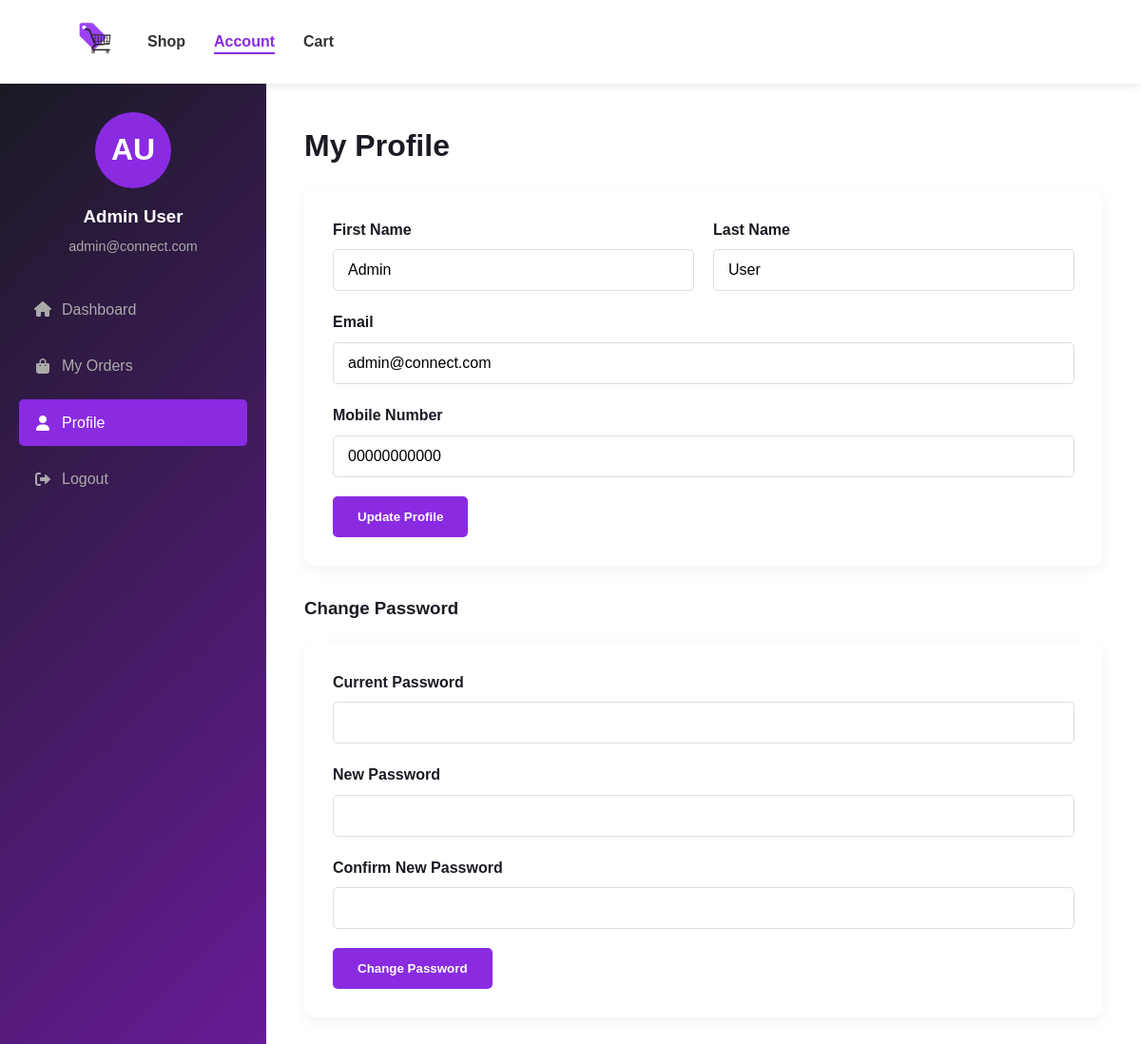
The page /php/user-account.php?tab=profile (signed in) on the database its author committed.
### tables this page shows
CREATE TABLE IF NOT EXISTS users (
    id INT AUTO_INCREMENT PRIMARY KEY,
    username VARCHAR(50) UNIQUE,
    first_name VARCHAR(50) NOT NULL,
    middle_name VARCHAR(50),
    last_name VARCHAR(50) NOT NULL,
    email VARCHAR(100) NOT NULL UNIQUE,
    role ENUM('user', 'admin') DEFAULT 'user',
    mobile VARCHAR(20) NOT NULL,
    password VARCHAR(255) NOT NULL,
    created_at TIMESTAMP DEFAULT CURRENT_TIMESTAMP,
    updated_at TIMESTAMP DEFAULT CURRENT_TIMESTAMP ON UPDATE CURRENT_TIMESTAMP
);

### php/user-account.php (the view, shortened to what this page needs)
<?php
require 'config.php';
$user = [];
$orders = [];
try {
    $stmt = $pdo->prepare("SELECT * FROM users WHERE id = ?");
    $stmt->execute([$_SESSION['user_id']]);
    $user = $stmt->fetch(PDO::FETCH_ASSOC);
    $stmt = $pdo->prepare("SELECT * FROM orders WHERE user_id = ? ORDER BY order_date DESC");
    $stmt->execute([$_SESSION['user_id']]);
    $orders = $stmt->fetchAll(PDO::FETCH_ASSOC);
} catch (PDOException $e) {
    $error = "Database error: " . $e->getMessage();
}
$activeTab = $_GET['tab'] ?? 'dashboard';
?>
<!DOCTYPE html>
<html lang="en">
<head>
    <link rel="stylesheet" href="../css/user-account.css">
    <link rel="stylesheet" href="https://cdnjs.cloudflare.com/ajax/libs/font-awesome/6.0.0-beta3/css/all.min.css">
</head>
<body>
    <header class="header">
        <div class="container">
            <div class="logo">
                <img src="../images/connect-logo.png" alt="Connect Logo">
            </div>
            <nav class="main-nav">
                <ul>
                    <li><a href="user-shop.php">Shop</a></li>
                    <li class="active"><a href="user-account.php">Account</a></li>
                    <li><a href="user-cart.php">Cart</a></li>
                </ul>
            </nav>
    </header>
    <main class="account-container">
        <div class="account-sidebar">
            <div class="user-profile">
                <div class="avatar">
                    <?= strtoupper(substr($user['first_name'], 0, 1) . substr($user['last_name'], 0, 1)) ?>
                </div>
                <h3><?= htmlspecialchars($user['first_name'] . ' ' . $user['last_name']) ?></h3>
                <p><?= htmlspecialchars($user['email']) ?></p>
            </div>
            <nav class="account-nav">
                <ul>
                    <li class="<?= $activeTab === 'dashboard' ? 'active' : '' ?>">
                        <a href="user-account.php?tab=dashboard"><i class="fas fa-home"></i> Dashboard</a>
                    </li>
                    <li class="<?= $activeTab === 'orders' ? 'active' : '' ?>">
                        <a href="user-account.php?tab=orders"><i class="fas fa-shopping-bag"></i> My Orders</a>
                    </li>
                    <li class="<?= $activeTab === 'profile' ? 'active' : '' ?>">
                        <a href="user-account.php?tab=profile"><i class="fas fa-user"></i> Profile</a>
                    </li>
                    <li>
                        <a href="logout.php"><i class="fas fa-sign-out-alt"></i> Logout</a>
                    </li>
                </ul>
            </nav>
        </div>
        <div class="account-content">
            <?php if ($activeTab === 'dashboard'): ?>
                <section class="dashboard-section">
                    <h2>Welcome Back, <?= htmlspecialchars($user['first_name']) ?>!</h2>
                    <p>Here's what's happening with your account.</p>
                    <div class="dashboard-stats">
                        <div class="stat-card">
                            <i class="fas fa-shopping-bag"></i>
                            <h3>Total Orders</h3>
                            <p><?= count($orders) ?></p>
                        </div>
                        <div class="stat-card">
                            <i class="fas fa-clock"></i>
                            <h3>Pending Orders</h3>
                            <p><?= count(array_filter($orders, fn($o) => $o['status'] === 'pending')) ?></p>
                        </div>
                        <div class="stat-card">
                            <i class="fas fa-truck"></i>
                            <h3>Orders Shipped</h3>
                            <p><?= count(array_filter($orders, fn($o) => $o['status'] === 'shipped')) ?></p>
                        </div>
                    </div>
                    <div class="recent-orders">
                        <h3>Recent Orders</h3>
                        <?php if (count($orders) > 0): ?>
                            <table>
                                <thead>
                                    <tr>
                                        <th>Order #</th>
                                        <th>Date</th>
                                        <th>Items</th>
                                        <th>Total</th>
                                        <th>Status</th>
                                        <th>Action</th>
                                    </tr>
                                </thead>
                                <tbody>
                                    <?php foreach (array_slice($orders, 0, 5) as $order): ?>
                                        <tr>
                                            <td>#<?= str_pad($order['id'], 6, '0', STR_PAD_LEFT) ?></td>
                                            <td><?= date('M d, Y', strtotime($order['order_date'])) ?></td>
                                            <td><?= count($order['items']) ?></td>
                                            <td>₱<?= number_format($order['total_amount'], 2) ?></td>
                                            <td>
                                                <span class="status-badge <?= $order['status'] ?>">
                                                    <?= ucfirst($order['status']) ?>
                                                </span>
                                            </td>
                                            <td>
                                                <a href="user-account.php?tab=orders&order_id=<?= $order['id'] ?>" class="btn btn-sm btn-outline">View</a>
                                            </td>
                                        </tr>
                                    <?php endforeach; ?>
                                </tbody>
                            </table>
                        <?php else: ?>
                            <p>You haven't placed any orders yet.</p>
                        <?php endif; ?>
                    </div>
                </section>
            <?php elseif ($activeTab === 'profile'): ?>
                <section class="profile-section">
                    <h2>My Profile</h2>
                    <form action="update-profile.php" method="POST" class="profile-form">
                        <div class="form-row">
                            <div class="form-group">
                                <label for="first_name">First Name</label>
                                <input type="text" id="first_name" name="first_name" value="<?= htmlspecialchars($user['first_name']) ?>" required>
                            </div>
                            <div class="form-group">
                                <label for="last_name">Last Name</label>
                                <input type="text" id="last_name" name="last_name" value="<?= htmlspecialchars($user['last_name']) ?>" required>
                            </div>
                        </div>
                        <div class="form-group">
                            <label for="email">Email</label>
                            <input type="email" id="email" name="email" value="<?= htmlspecialchars($user['email']) ?>" required readonly>
                        </div>
                        <div class="form-group">
                            <label for="mobile">Mobile Number</label>
                            <input type="tel" id="mobile" name="mobile" value="<?= htmlspecialchars($user['mobile']) ?>" required>
                        </div>
                        <div class="form-actions">
                            <button type="submit" class="btn btn-primary">Update Profile</button>
                        </div>
                    </form>
                    <div class="change-password">
                        <h3>Change Password</h3>
                        <form action="change-password.php" method="POST" class="password-form">
                            <div class="form-group">
                                <label for="current_password">Current Password</label>
                                <input type="password" id="current_password" name="current_password" required>
                            </div>
                            <div class="form-group">
                                <label for="new_password">New Password</label>
                                <input type="password" id="new_password" name="new_password" required>
                            </div>
                            <div class="form-group">
                                <label for="confirm_password">Confirm New Password</label>
                                <input type="password" id="confirm_password" name="confirm_password" required>
                            </div>
                            <div class="form-actions">
                                <button type="submit" class="btn btn-primary">Change Password</button>
                            </div>
                        </form>
                    </div>
                </section>
            <?php endif; ?>
        </div>
    </main>
</body>
</html>

### css/user-account.css (style rules this page uses)
* { margin: 0; padding: 0; box-sizing: border-box; font-family: 'Arial', sans-serif; }
html { scroll-behavior: smooth; }
body { color: #333; background-color: #fff; line-height: 1.6; }
a { text-decoration: none; color: #8a2be2; }
.container { width: 90%; max-width: 1200px; margin: 0 auto; padding: 0 15px; }
.btn { display: inline-block; padding: 12px 24px; border-radius: 5px; font-weight: 600; transition: all 0.3s ease; cursor: pointer; }
.btn-primary { background-color: #8a2be2; color: #fff; border: 2px solid #8a2be2; }
.header { background-color: #fff; box-shadow: 0 2px 10px rgba(0, 0, 0, 0.1); position: sticky; top: 0; z-index: 100; padding: 15px 0; }
.header .container { display: flex; align-items: center; }
.logo img { height: 50px; width: auto; }
.main-nav ul { display: flex; list-style: none; }
.main-nav ul li { margin-left: 30px; }
.main-nav ul li a { color: #333; font-weight: 600; transition: color 0.3s ease; position: relative; }
.main-nav ul li a:hover, .main-nav ul li.active a { color: #8a2be2; }
.main-nav ul li.active a::after { content: ''; position: absolute; bottom: -5px; left: 0; width: 100%; height: 2px; background-color: #8a2be2; }
.account-container { display: flex; min-height: calc(100vh - 150px); background-color: #f9f9f9; }
.account-sidebar { width: 280px; background: linear-gradient(135deg, #1a1a24, #6a1b9a); color: white; padding: 30px 20px; }
.user-profile { text-align: center; margin-bottom: 30px; }
.avatar { width: 80px; height: 80px; background-color: #8a2be2; border-radius: 50%; display: flex; align-items: center; justify-content: center; font-size: 2rem; font-weight: bold; margin: 0 auto 15px; }
.user-profile h3 { margin-bottom: 5px; color: white; }
.user-profile p { color: #aaa; font-size: 0.9rem; }
.account-nav ul { list-style: none; }
.account-nav li { margin-bottom: 10px; }
.account-nav a { display: flex; align-items: center; padding: 12px 15px; color: #aaa; border-radius: 5px; transition: all 0.3s ease; }
.account-nav a i { margin-right: 10px; width: 20px; text-align: center; }
.account-nav li.active a { background-color: #8a2be2; color: white; }
.account-content { flex: 1; padding: 40px; background-color: white; }
.profile-section h2 { font-size: 2rem; margin-bottom: 20px; color: #1a1a24; }
.profile-form, .password-form { background-color: white; border-radius: 10px; padding: 30px; box-shadow: 0 5px 15px rgba(0, 0, 0, 0.05); margin-bottom: 30px; }
.form-row { display: grid; grid-template-columns: 1fr 1fr; gap: 20px; }
.form-group { margin-bottom: 20px; }
.form-group label { display: block; margin-bottom: 8px; font-weight: 600; color: #1a1a24; }
.form-group input { width: 100%; padding: 12px 15px; border: 1px solid #ddd; border-radius: 5px; font-size: 1rem; transition: border-color 0.3s ease; }
.form-actions { margin-top: 20px; }
.change-password h3 { margin-bottom: 20px; color: #1a1a24; }

### rows shown on the page
users: first_name+last_name "AU", first_name+last_name "Admin User", email "admin@connect.com", first_name "Admin", last_name "User", mobile "00000000000"
